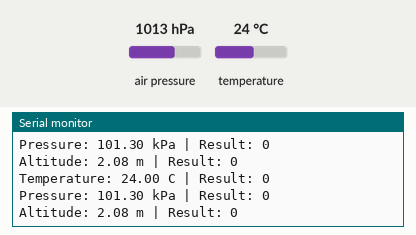
Recording of a sketch running on a simulated Arduino Uno, built with avr-gcc and run on an emulated ATmega328P. On the bench: the last lines printed to the serial monitor. Inputs (shaded band) come from the test bench; at power-on: air pressure 1013 hPa, temperature 24 °C.

Above: at 1.2 s.
1.3 s: air pressure set to 952 hPa
At 2.6 s:
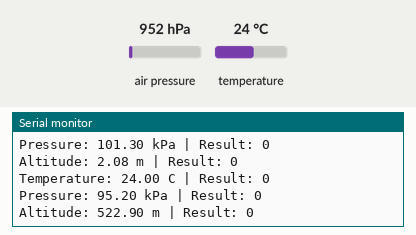
2.8 s: temperature set to 12 °C
At 3.7 s:
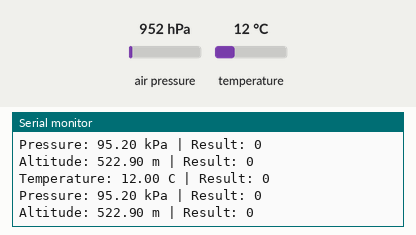
4.3 s: air pressure set to 975 hPa
At 5.8 s:
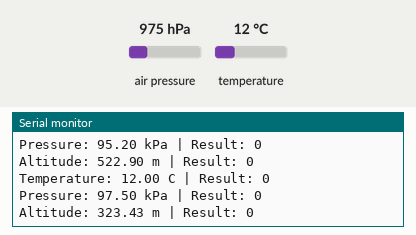
Timing chart, 0 to 7.3 s (numbered marks = the images above; inputs shaded):
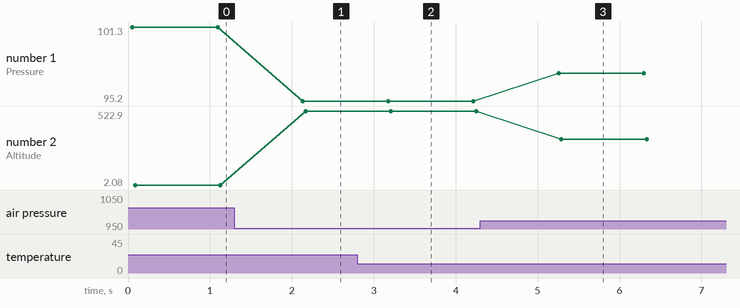

The sketch:

COD_V0.1_AMS.ino
```cpp
// In this file you can find the 0.1 version of the code

#include <Wire.h>
#include <limits.h>
#include <math.h>

#include "Adafruit_Sensor.h"
#include "Adafruit_BME280.h"

#define BME280_ADDRESS 0x76
#define SEA_LEVEL_HPA 1013.25
#define TIMEOUT_US 5000

Adafruit_BME280 bme;

// ============================================================
// INIT
// ============================================================

bool initBME280() {

  if (!bme.begin(BME280_ADDRESS)) {
    return false;
  }

  bme.setSampling(
    Adafruit_BME280::MODE_NORMAL,
    Adafruit_BME280::SAMPLING_X1,
    Adafruit_BME280::SAMPLING_X1,
    Adafruit_BME280::SAMPLING_NONE,
    Adafruit_BME280::FILTER_OFF,
    Adafruit_BME280::STANDBY_MS_1
  );

  return true;
}

// ============================================================
// RAW DATA ACQUISITION
// ============================================================

/**
 * @brief Reads raw temperature from BME280.
 *
 * @param output Address to store raw temperature.
 *
 * @return result code
 *         0: Success
 *         3: Invalid measurement / sensor failure
 */
unsigned short readRawTemperature(float* output) {

  unsigned long start = micros();

  float rawTemperature = bme.readTemperature();

  if ((micros() - start) > TIMEOUT_US) {
    return 3;
  }

  if (isnan(rawTemperature)) {
    return 3;
  }

  *output = rawTemperature;

  return 0;
}

/**
 * @brief Reads raw pressure from BME280.
 *
 * @param output Address to store raw pressure.
 *
 * @return result code
 *         0: Success
 *         3: Invalid measurement / sensor failure
 */
unsigned short readRawPressure(float* output) {

  unsigned long start = micros();

  float rawPressure = bme.readPressure();

  if ((micros() - start) > TIMEOUT_US) {
    return 3;
  }

  if (isnan(rawPressure)) {
    return 3;
  }

  *output = rawPressure;

  return 0;
}

/**
 * @brief Reads raw altitude from BME280.
 *
 * @param output Address to store raw altitude.
 *
 * @return result code
 *         0: Success
 *         3: Invalid measurement / sensor failure
 */
unsigned short readRawAltitude(float* output) {

  unsigned long start = micros();

  float rawAltitude = bme.readAltitude(SEA_LEVEL_HPA);

  if ((micros() - start) > TIMEOUT_US) {
    return 3;
  }

  if (isnan(rawAltitude)) {
    return 3;
  }

  *output = rawAltitude;

  return 0;
}

// ============================================================
// DATA PROCESSING
// ============================================================

/**
 * @brief Processes temperature data.
 *
 * @param rawTemperature Raw temperature in Celsius.
 * @return processed temperature.
 */
float processTemperature(float rawTemperature) {

  // BME280 already returns Celsius
  return rawTemperature;
}

/**
 * @brief Processes pressure data.
 *
 * @param rawPressure Raw pressure in Pa.
 * @return processed pressure in kPa.
 */
float processPressure(float rawPressure) {

  return rawPressure / 1000.0;
}

/**
 * @brief Processes altitude data.
 *
 * @param rawAltitude Raw altitude in meters.
 * @return processed altitude.
 */
float processAltitude(float rawAltitude) {

  return rawAltitude;
}

// ============================================================
// VARIABLE GETTERS
// ============================================================

/**
 * @brief Returns current temperature multiplied by 100.
 *
 * Preserves 2 decimal places.
 *
 * @param output Address to store processed measurement.
 *
 * @return result code
 *         0: Success
 *         1: Overflow
 *         2: Underflow
 *         3: Invalid measurement / sensor failure
 *
 */
unsigned short getTemperature(long* output) {

  // ------------------------------------------------
  // RAW DATA ACQUISITION
  // ------------------------------------------------

  float rawTemperature;

  unsigned short acquisitionResult =
    readRawTemperature(&rawTemperature);

  if (acquisitionResult != 0) {

    *output = 0;
    return acquisitionResult;
  }

  // ------------------------------------------------
  // DATA PROCESSING
  // ------------------------------------------------

  float processedTemperature =
    processTemperature(rawTemperature);

  // ------------------------------------------------
  // PLAUSIBILITY CHECK
  // ------------------------------------------------

  if (
    processedTemperature < -40.0 ||
    processedTemperature > 85.0
  ) {

    *output = 0;
    return 3;
  }

  // Preserve 2 decimal places
  double multipliedTemperature =
    processedTemperature * 100.0;

  // ------------------------------------------------
  // ERROR CHECKING
  // ------------------------------------------------

  if (multipliedTemperature > INT32_MAX) {

    *output = INT32_MAX;
    return 1;

  } else if (
    multipliedTemperature < -(INT32_MAX + 1.0)
  ) {

    *output = -(INT32_MAX + 1);
    return 2;
  }

  *output = (long)multipliedTemperature;

  return 0;
}

/**
 * @brief Returns current pressure multiplied by 100.
 *
 * Pressure returned in kPa.
 *
 * @param output Address to store processed measurement.
 *
 * @return result code
 *         0: Success
 *         1: Overflow
 *         2: Underflow
 *         3: Invalid measurement / sensor failure
 *
 */
unsigned short getPressure(long* output) {

  // ------------------------------------------------
  // RAW DATA ACQUISITION
  // ------------------------------------------------

  float rawPressure;

  unsigned short acquisitionResult =
    readRawPressure(&rawPressure);

  if (acquisitionResult != 0) {

    *output = 0;
    return acquisitionResult;
  }

  // ------------------------------------------------
  // DATA PROCESSING
  // ------------------------------------------------

  float processedPressure =
    processPressure(rawPressure);

  // ------------------------------------------------
  // PLAUSIBILITY CHECK
  // ------------------------------------------------

  // Pressure in kPa
  // Typical atmospheric pressure:
  // ~101.3 kPa

  if (
    processedPressure < 10.0 ||
    processedPressure > 120.0
  ) {

    *output = 0;
    return 3;
  }

  // Preserve 2 decimal places
  double multipliedPressure =
    processedPressure * 100.0;

  // ------------------------------------------------
  // ERROR CHECKING
  // ------------------------------------------------

  if (multipliedPressure > INT32_MAX) {

    *output = INT32_MAX;
    return 1;

  } else if (
    multipliedPressure < -(INT32_MAX + 1.0)
  ) {

    *output = -(INT32_MAX + 1);
    return 2;
  }

  *output = (long)multipliedPressure;

  return 0;
}

/**
 * @brief Returns current altitude multiplied by 100.
 *
 * Altitude returned in meters.
 *
 * @param output Address to store processed measurement.
 *
 * @return result code
 *         0: Success
 *         1: Overflow
 *         2: Underflow
 *         3: Invalid measurement / sensor failure
 *
 */
unsigned short getAltitude(long* output) {

  // ------------------------------------------------
  // RAW DATA ACQUISITION
  // ------------------------------------------------

  float rawAltitude;

  unsigned short acquisitionResult =
    readRawAltitude(&rawAltitude);

  if (acquisitionResult != 0) {

    *output = 0;
    return acquisitionResult;
  }

  // ------------------------------------------------
  // DATA PROCESSING
  // ------------------------------------------------

  float processedAltitude =
    processAltitude(rawAltitude);

  // ------------------------------------------------
  // PLAUSIBILITY CHECK
  // ------------------------------------------------

  if (
    processedAltitude < -500.0 ||
    processedAltitude > 10000.0
  ) {

    *output = 0;
    return 3;
  }

  // Preserve 2 decimal places
  double multipliedAltitude =
    processedAltitude * 100.0;

  // ------------------------------------------------
  // ERROR CHECKING
  // ------------------------------------------------

  if (multipliedAltitude > INT32_MAX) {

    *output = INT32_MAX;
    return 1;

  } else if (
    multipliedAltitude < -(INT32_MAX + 1.0)
  ) {

    *output = -(INT32_MAX + 1);
    return 2;
  }

  *output = (long)multipliedAltitude;

  return 0;
}

// ============================================================
// SETUP
// ============================================================

void setup() {

  Serial.begin(9600);

  Wire.begin();

  if (!initBME280()) {

    Serial.println("BME280 INIT FAILED");

    while (1);
  }

  Serial.println("BME280 INIT OK");
}

// ============================================================
// LOOP
// ============================================================

void loop() {

  long temperature;
  long pressure;
  long altitude;

  unsigned short tResult;
  unsigned short pResult;
  unsigned short aResult;

  tResult = getTemperature(&temperature);
  pResult = getPressure(&pressure);
  aResult = getAltitude(&altitude);

  Serial.print("Temperature: ");

  if (tResult == 0) {
    Serial.print(temperature / 100.0);
    Serial.print(" C");
  } else {
    Serial.print("INVALID");
  }

  Serial.print(" | Result: ");
  Serial.println(tResult);

  Serial.print("Pressure: ");

  if (pResult == 0) {
    Serial.print(pressure / 100.0);
    Serial.print(" kPa");
  } else {
    Serial.print("INVALID");
  }

  Serial.print(" | Result: ");
  Serial.println(pResult);

  Serial.print("Altitude: ");

  if (aResult == 0) {
    Serial.print(altitude / 100.0);
    Serial.print(" m");
  } else {
    Serial.print("INVALID");
  }

  Serial.print(" | Result: ");
  Serial.println(aResult);

  Serial.println();

  delay(1000);
}
```

Measured:
- after the input at 1.3 s, the serial monitor: prints a new line after 0.83 s (image 1)
- after the input at 2.8 s, the serial monitor: prints a new line after 0.34 s (image 2)
- after the input at 4.3 s, the serial monitor: prints a new line after 0.96 s (image 3)
- plotted number 1: 101.3 → 95.2 after the input at 1.3 s, 95.2 → 97.5 after the input at 4.3 s
- plotted number 2: 2.08 → 522.9 after the input at 1.3 s, 522.9 → 323.43 after the input at 4.3 s
